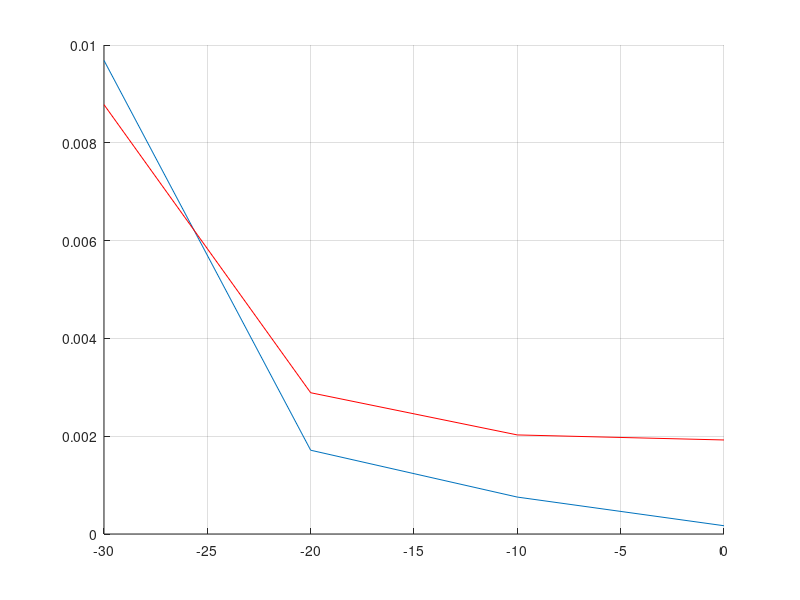
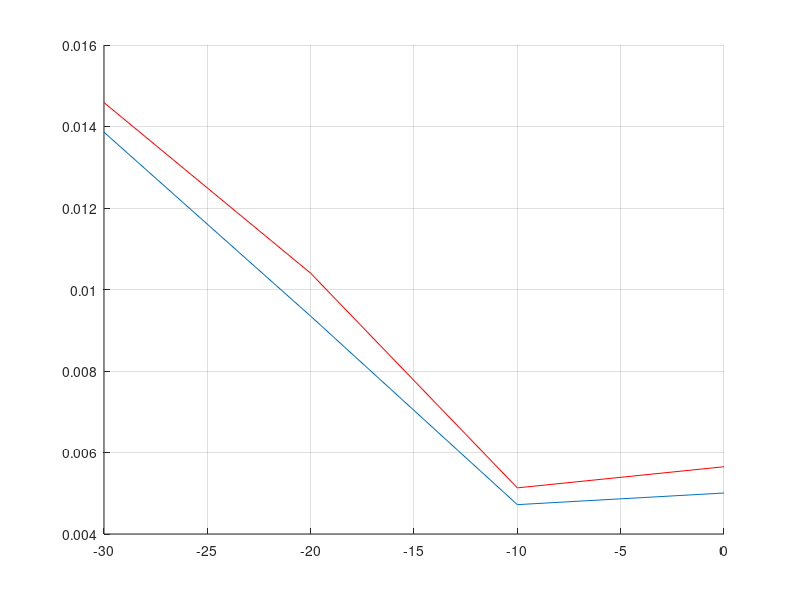

The MATLAB script that drew these images, in order:
clear;
load('file1.mat');

% FdSchmidlAll_awgn_mean =mean(FdSchmidlAll_awgn,3);
% FdProposedAll_awgn_mean = mean(FdProposedAll_awgn,3);
% 
% FdSchmidlAll_ray_mean =mean(FdSchmidlAll_ray,3);
% FdProposedAll_ray_mean = mean(FdProposedAll_ray,3);

% 
% figure;hold on;grid on; 
% plot(Freqs,FdSchmidlAll_awgn_mean(1,:));
% plot(Freqs,FdProposedAll_awgn_mean(1,:),'r');
% plot(Freqs,FdSchmidlAll_ray_mean(1,:),'g'); 
% plot(Freqs,FdProposedAll_ray_mean(1,:),'k');
% plot(Freqs,Freqs,'m');
% legend('FdSchmidlAll awgn','FdProposedAll awgn','FdSchmidlAll ray','FdProposedAll ray');

FdSchmidlAll_awgnSnr(:,:) = FdSchmidlAll_awgn(:,1,:);
FdProposedAll_awgnSnr(:,:) = FdProposedAll_awgn(:,1,:);

FdSchmidlAll_raySnr(:,:)=FdSchmidlAll_ray(:,1,:);
FdProposedAll_raySnr(:,:) = FdProposedAll_ray(:,1,:);

FdSchmidlAll_awgnSnr1 = sqrt(mean(power((FdSchmidlAll_awgnSnr-Freqs),2),2));
FdProposedAll_awgnSnr1 = sqrt(mean(power((FdProposedAll_awgnSnr-Freqs),2),2));
FdSchmidlAll_raySnr1 = sqrt(mean(power((FdSchmidlAll_raySnr-Freqs),2),2));
FdProposedAll_raySnr1 = sqrt(mean(power((FdProposedAll_raySnr-Freqs),2),2));

figure(1);hold on;grid on;
plot(SNRs,FdSchmidlAll_awgnSnr1);
plot(SNRs,FdProposedAll_awgnSnr1,'r');

figure(2);hold on;grid on;
plot(SNRs,FdSchmidlAll_raySnr1);
plot(SNRs,FdProposedAll_raySnr1,'r');